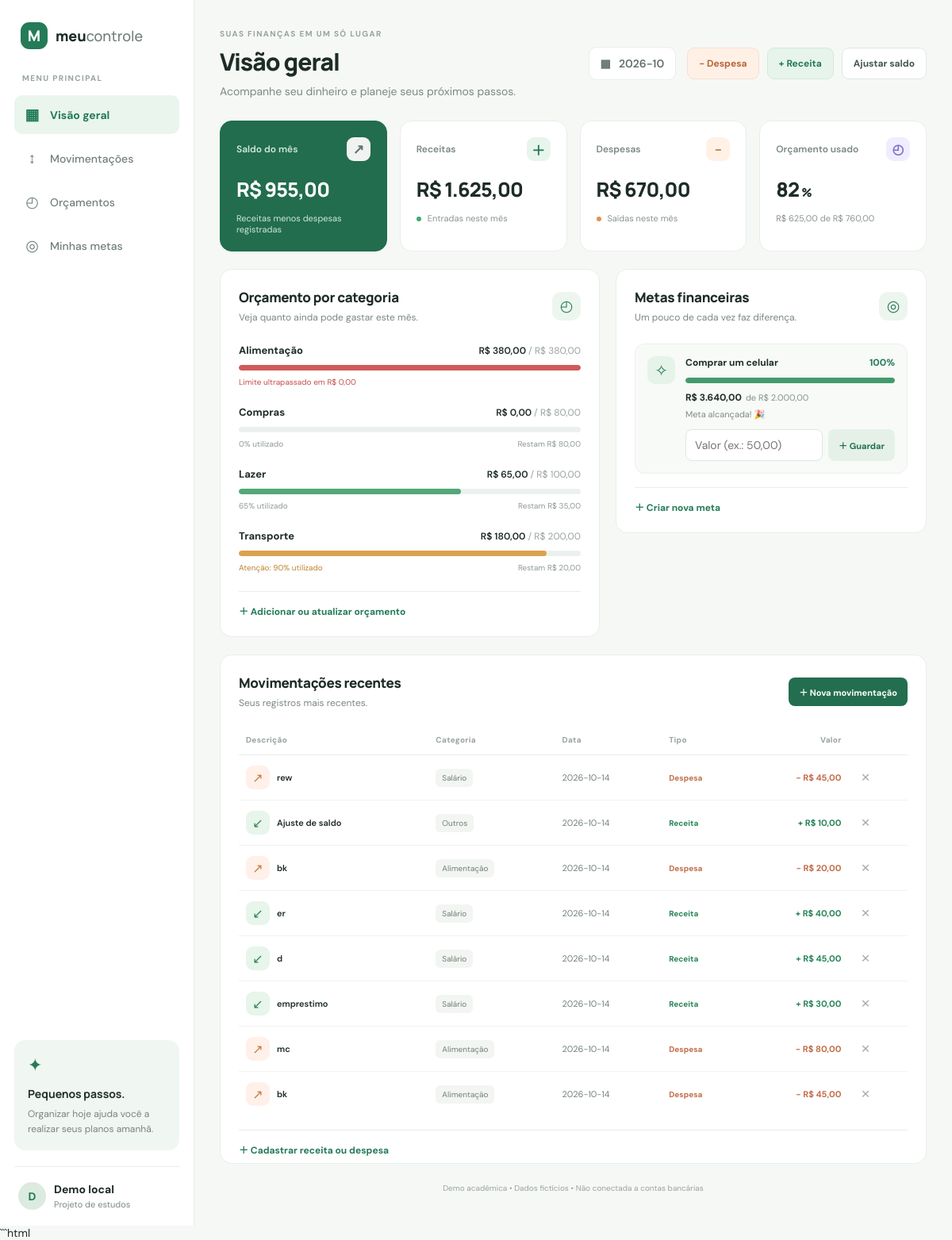
The page / on the database its author committed.
### tables this page shows
CREATE TABLE budgets (
                id INTEGER PRIMARY KEY AUTOINCREMENT,
                category TEXT NOT NULL,
                limit_cents INTEGER NOT NULL CHECK(limit_cents > 0),
                month TEXT NOT NULL,
                UNIQUE(category, month)
            );

CREATE TABLE goals (
                id INTEGER PRIMARY KEY AUTOINCREMENT,
                name TEXT NOT NULL,
                target_cents INTEGER NOT NULL CHECK(target_cents > 0),
                saved_cents INTEGER NOT NULL DEFAULT 0 CHECK(saved_cents >= 0),
                deadline TEXT
            );

CREATE TABLE transactions (
                id INTEGER PRIMARY KEY AUTOINCREMENT,
                description TEXT NOT NULL,
                amount_cents INTEGER NOT NULL CHECK(amount_cents > 0),
                kind TEXT NOT NULL CHECK(kind IN ('income', 'expense')),
                category TEXT NOT NULL,
                transaction_date TEXT NOT NULL
            );

### app.py (the view)
@app.route("/")
def dashboard():
    today = date.today()
    month = today.strftime("%Y-%m")
    with db() as conn:
        transactions = conn.execute("""
            SELECT *
            FROM transactions
            ORDER BY transaction_date DESC, id DESC
            LIMIT 8
        """).fetchall()
        income = conn.execute("""
            SELECT COALESCE(SUM(amount_cents), 0)
            FROM transactions
            WHERE kind = 'income'
              AND substr(transaction_date, 1, 7) = ?
        """, (month,)).fetchone()[0]
        expenses = conn.execute("""
            SELECT COALESCE(SUM(amount_cents), 0)
            FROM transactions
            WHERE kind = 'expense'
              AND substr(transaction_date, 1, 7) = ?
        """, (month,)).fetchone()[0]
        budgets = conn.execute("""
            SELECT
                b.*,
                COALESCE(SUM(t.amount_cents), 0) AS spent_cents
            FROM budgets b
            LEFT JOIN transactions t
                ON t.category = b.category
                AND t.kind = 'expense'
                AND substr(t.transaction_date, 1, 7) = b.month
            WHERE b.month = ?
            GROUP BY b.id
            ORDER BY b.category
        """, (month,)).fetchall()
        goals = conn.execute("""
            SELECT *
            FROM goals
            ORDER BY id DESC
        """).fetchall()
        category_rows = conn.execute("""
            SELECT category, SUM(amount_cents) AS total
            FROM transactions
            WHERE kind = 'expense'
              AND substr(transaction_date, 1, 7) = ?
            GROUP BY category
            ORDER BY total DESC
        """, (month,)).fetchall()
    total_budget = sum(b["limit_cents"] for b in budgets)
    total_budget_spent = sum(b["spent_cents"] for b in budgets)
    return render_template(
        "index.html",
        income=income,
        expenses=expenses,
        balance=income - expenses,
        transactions=transactions,
        budgets=budgets,
        goals=goals,
        categories=CATEGORIES,
        month=month,
        today=today.isoformat(),
        total_budget=total_budget,
        total_budget_spent=total_budget_spent,
        category_rows=category_rows,
    )

### app.py (called while the page is built)
def db():
    conn = sqlite3.connect(DB_PATH)
    conn.row_factory = sqlite3.Row
    conn.execute("PRAGMA foreign_keys = ON")
    return conn

def format_brl(cents):
    value = (cents or 0) / 100
    formatted = (
        f"{value:,.2f}"
        .replace(",", "X")
        .replace(".", ",")
        .replace("X", ".")
    )
    return f"R$ {formatted}"

@app.template_filter("brl")
def brl_filter(cents):
    return format_brl(cents)

### templates/index.html (shortened to what this page needs)
<!doctype html>
<html lang="pt-BR">
<head>
  <link rel="stylesheet" href="{{ url_for('static', filename='style.css') }}">
</head>
<body>
  <div class="app-shell">
    <aside class="sidebar">
      <a class="brand" href="/"><span class="brand-mark">M</span><span>meu<span class="brand-light">controle</span></span></a>
      <p class="nav-label">MENU PRINCIPAL</p>
      <a class="nav-link active" href="#dashboard"><span>▦</span> Visão geral</a>
      <a class="nav-link" href="#transactions"><span>↕</span> Movimentações</a>
      <a class="nav-link" href="#budgets"><span>◴</span> Orçamentos</a>
      <a class="nav-link" href="#goals"><span>◎</span> Minhas metas</a>
      <div class="sidebar-note"><div class="note-icon">✦</div><strong>Pequenos passos.</strong><p>Organizar hoje ajuda você a realizar seus planos amanhã.</p></div>
      <div class="sidebar-footer"><span class="avatar">D</span><div><strong>Demo local</strong><small>Projeto de estudos</small></div></div>
    </aside>
    <main class="main-content" id="dashboard">
      <header class="topbar">
        <div>
          <p class="eyebrow">SUAS FINANÇAS EM UM SÓ LUGAR</p>
          <h1>Visão geral</h1>
          <p class="subheading">
            Acompanhe seu dinheiro e planeje seus próximos passos.
          </p>
        </div>
        <div class="header-actions">
          <div class="month-pill">▦ &nbsp; {{ month }}</div>
          <button class="btn btn-expense" type="button"
                  onclick="openTransactionModal('expense')">
            − Despesa
          </button>
          <button class="btn btn-income" type="button"
                  onclick="openTransactionModal('income')">
            + Receita
          </button>
          <button class="btn btn-outline" type="button"
                  onclick="openBalanceModal()">
            Ajustar saldo
          </button>
        </div>
      </header>
      <section class="summary-grid">
        <article class="summary-card balance-card"><div class="card-top"><span>Saldo do mês</span><span class="card-icon">↗</span></div><div class="summary-value">{{ balance|brl }}</div><div class="card-foot">Receitas menos despesas registradas</div></article>
        <article class="summary-card"><div class="card-top"><span>Receitas</span><span class="card-icon green-icon">＋</span></div><div class="summary-value">{{ income|brl }}</div><div class="card-foot"><span class="dot green"></span> Entradas neste mês</div></article>
        <article class="summary-card"><div class="card-top"><span>Despesas</span><span class="card-icon orange-icon">−</span></div><div class="summary-value">{{ expenses|brl }}</div><div class="card-foot"><span class="dot orange"></span> Saídas neste mês</div></article>
        <article class="summary-card"><div class="card-top"><span>Orçamento usado</span><span class="card-icon purple-icon">◴</span></div><div class="summary-value">{{ ((total_budget_spent / total_budget * 100)|round|int) if total_budget else 0 }}<small>%</small></div><div class="card-foot">{{ total_budget_spent|brl }} de {{ total_budget|brl }}</div></article>
      </section>
      <section class="content-grid">
        <article class="panel" id="budgets">
          <div class="panel-heading"><div><h2>Orçamento por categoria</h2><p>Veja quanto ainda pode gastar este mês.</p></div><span class="heading-icon">◴</span></div>
          {% for budget in budgets %}
            {% set percent = ((budget.spent_cents / budget.limit_cents * 100)|round|int) if budget.limit_cents else 0 %}
            <div class="budget-row"><div class="budget-label"><strong>{{ budget.category }}</strong><span>{{ budget.spent_cents|brl }} <em>/ {{ budget.limit_cents|brl }}</em></span></div><div class="progress-track"><div class="progress-fill {% if percent >= 100 %}danger{% elif percent >= 80 %}warning{% endif %}" style="width: {{ [percent, 100]|min }}%"></div></div><div class="budget-foot"><span class="{% if percent >= 100 %}text-danger{% elif percent >= 80 %}text-warning{% endif %}">{% if percent >= 100 %}Limite ultrapassado em {{ (budget.spent_cents-budget.limit_cents)|brl }}{% elif percent >= 80 %}Atenção: {{ percent }}% utilizado{% else %}{{ percent }}% utilizado{% endif %}</span><span>{% if budget.spent_cents < budget.limit_cents %}Restam {{ (budget.limit_cents-budget.spent_cents)|brl }}{% endif %}</span></div></div>
          {% else %}<p class="empty-state">Você ainda não cadastrou orçamentos.</p>{% endfor %}
          <details class="inline-form"><summary>＋ Adicionar ou atualizar orçamento</summary></details>
        </article>
        <article class="panel" id="goals">
          <div class="panel-heading"><div><h2>Metas financeiras</h2><p>Um pouco de cada vez faz diferença.</p></div><span class="heading-icon">◎</span></div>
          {% for goal in goals %}
            {% set percent = ((goal.saved_cents / goal.target_cents * 100)|round|int) if goal.target_cents else 0 %}
            <div class="goal-card"><div class="goal-symbol">✧</div><div class="goal-content"><div class="goal-title"><strong>{{ goal.name }}</strong><span>{{ [percent, 100]|min }}%</span></div><div class="progress-track"><div class="progress-fill goal-fill" style="width: {{ [percent, 100]|min }}%"></div></div><div class="goal-amounts"><strong>{{ goal.saved_cents|brl }}</strong><span>de {{ goal.target_cents|brl }}</span></div><p class="goal-remaining">{% if goal.saved_cents >= goal.target_cents %}Meta alcançada! 🎉{% else %}Faltam {{ (goal.target_cents-goal.saved_cents)|brl }}{% endif %}</p><form action="{{ url_for('contribute_goal', goal_id=goal.id) }}" method="post" class="contribute-form"><input name="amount" inputmode="decimal" placeholder="Valor (ex.: 50,00)" aria-label="Valor da contribuição" required><button class="btn btn-light" type="submit">＋ Guardar</button></form></div></div>
          {% else %}<p class="empty-state">Crie sua primeira meta financeira.</p>{% endfor %}
          <details class="inline-form"><summary>＋ Criar nova meta</summary></details>
        </article>
      </section>
      <section class="panel transactions-panel" id="transactions">
        <div class="panel-heading"><div><h2>Movimentações recentes</h2><p>Seus registros mais recentes.</p></div><button class="btn btn-dark" type="button" onclick="document.getElementById('new-transaction').scrollIntoView({behavior:'smooth'});document.getElementById('description').focus()">＋ Nova movimentação</button></div>
        <div class="table-wrap"><table><thead><tr><th>Descrição</th><th>Categoria</th><th>Data</th><th>Tipo</th><th class="align-right">Valor</th><th></th></tr></thead><tbody>
          {% for t in transactions %}<tr><td><div class="transaction-name"><span class="transaction-icon {% if t.kind == 'income' %}income-bg{% else %}expense-bg{% endif %}">{% if t.kind == 'income' %}↙{% else %}↗{% endif %}</span><strong>{{ t.description }}</strong></div></td><td><span class="category-tag">{{ t.category }}</span></td><td>{{ t.transaction_date }}</td><td><span class="type-label {% if t.kind == 'income' %}income-text{% else %}expense-text{% endif %}">{% if t.kind == 'income' %}Receita{% else %}Despesa{% endif %}</span></td><td class="align-right amount {% if t.kind == 'income' %}income-text{% else %}expense-text{% endif %}">{% if t.kind == 'income' %}+{% else %}−{% endif %} {{ t.amount_cents|brl }}</td><td><form action="{{ url_for('delete_transaction', transaction_id=t.id) }}" method="post" onsubmit="return confirm('Excluir esta movimentação?')"><button class="icon-button" type="submit" title="Excluir movimentação" aria-label="Excluir {{ t.description }}">×</button></form></td></tr>
          {% else %}<tr><td colspan="6" class="empty-state">Nenhuma movimentação cadastrada.</td></tr>{% endfor %}
        </tbody></table></div>
        <details class="inline-form" id="new-transaction"><summary>＋ Cadastrar receita ou despesa</summary></details>
      </section>
      <footer class="page-footer">Demo acadêmica • Dados fictícios • Não conectada a contas bancárias</footer>
    </main>
  </div>
```html
</body>
</html>

### rows shown on the page
budgets: category "Alimentação", spent_cents|brl "R$ 380,00", limit_cents|brl "R$ 380,00", {{ [percent, 100]|min }} 100 (drawn), (budget.spent_cents-budget.limit_cents)|brl "R$ 0,00"
budgets: category "Compras", spent_cents|brl "R$ 0,00", limit_cents|brl "R$ 80,00", percent "0", (budget.limit_cents-budget.spent_cents)|brl "R$ 80,00"
budgets: category "Lazer", spent_cents|brl "R$ 65,00", limit_cents|brl "R$ 100,00", percent "65", (budget.limit_cents-budget.spent_cents)|brl "R$ 35,00"
budgets: category "Transporte", spent_cents|brl "R$ 180,00", limit_cents|brl "R$ 200,00", percent "90", (budget.limit_cents-budget.spent_cents)|brl "R$ 20,00"
goals: name "Comprar um celular", value "100", saved_cents|brl "R$ 3.640,00", target_cents|brl "R$ 2.000,00", shows "Meta alcançada! 🎉"
transactions: description "rew", category "Salário", transaction_date "2026-10-14", kind "Despesa", amount_cents|brl "R$ 45,00"
transactions: description "Ajuste de saldo", category "Outros", transaction_date "2026-10-14", kind "Receita", amount_cents|brl "R$ 10,00"
transactions: description "bk", category "Alimentação", transaction_date "2026-10-14", kind "Despesa", amount_cents|brl "R$ 20,00"
transactions: description "er", category "Salário", transaction_date "2026-10-14", kind "Receita", amount_cents|brl "R$ 40,00"
transactions: description "d", category "Salário", transaction_date "2026-10-14", kind "Receita", amount_cents|brl "R$ 45,00"
transactions: description "emprestimo", category "Salário", transaction_date "2026-10-14", kind "Receita", amount_cents|brl "R$ 30,00"
transactions: description "mc", category "Alimentação", transaction_date "2026-10-14", kind "Despesa", amount_cents|brl "R$ 80,00"
transactions: description "bk", category "Alimentação", transaction_date "2026-10-14", kind "Despesa", amount_cents|brl "R$ 45,00"

### other values the page prints
{{ month }} "2026-10"
{{ balance|brl }} "R$ 955,00"
{{ income|brl }} "R$ 1.625,00"
{{ expenses|brl }} "R$ 670,00"
{{ total_budget_spent|brl }} "R$ 625,00"
{{ total_budget|brl }} "R$ 760,00"
